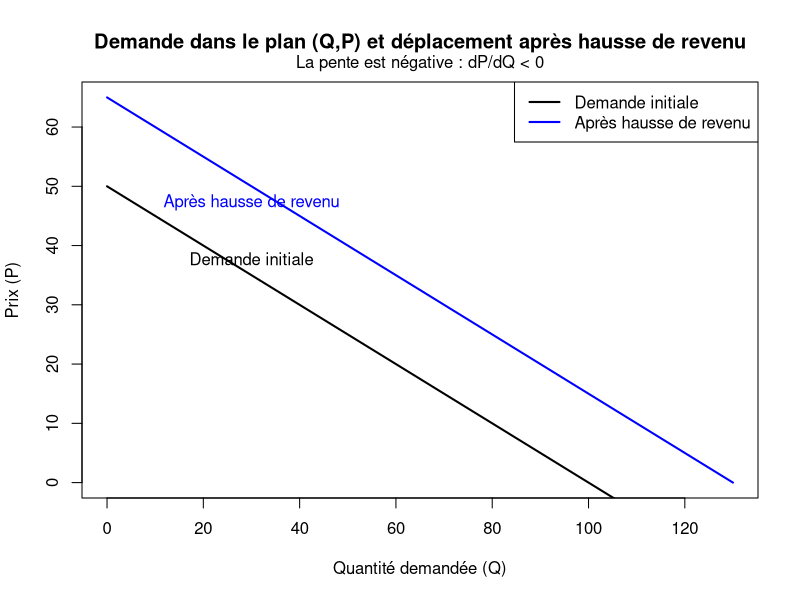
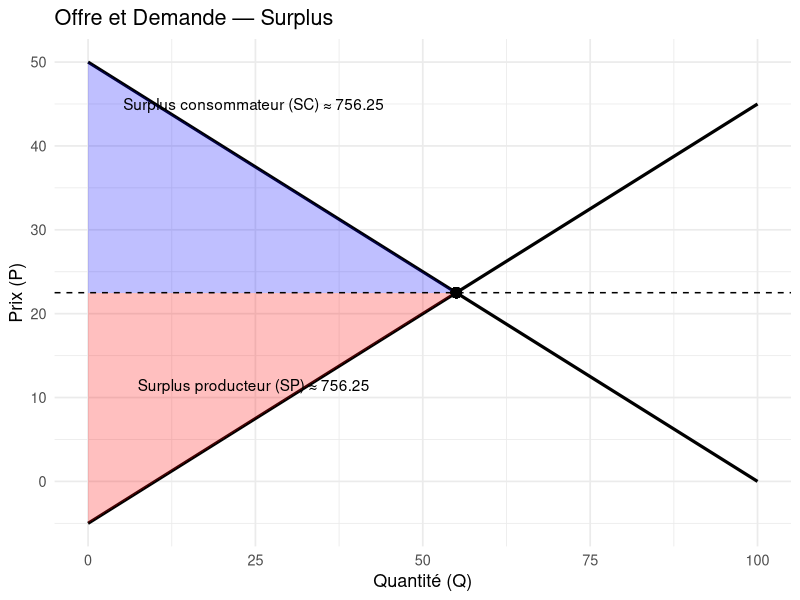
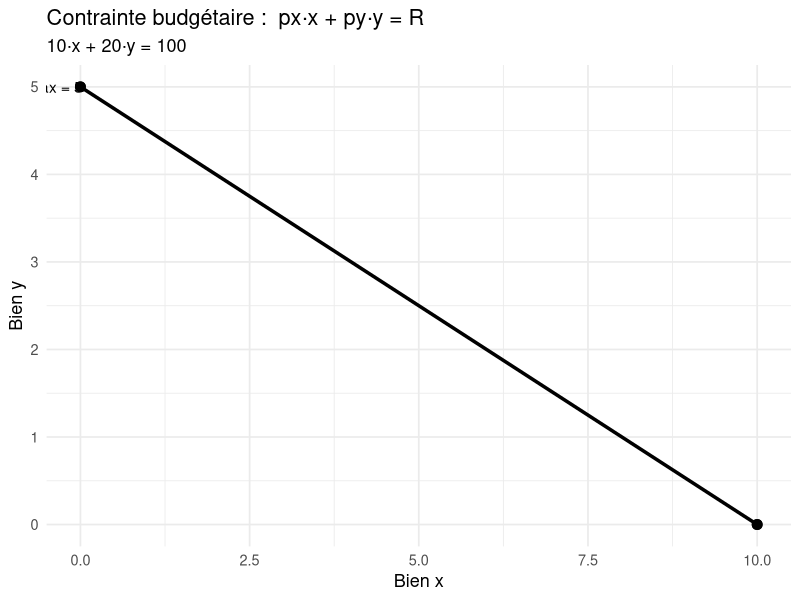
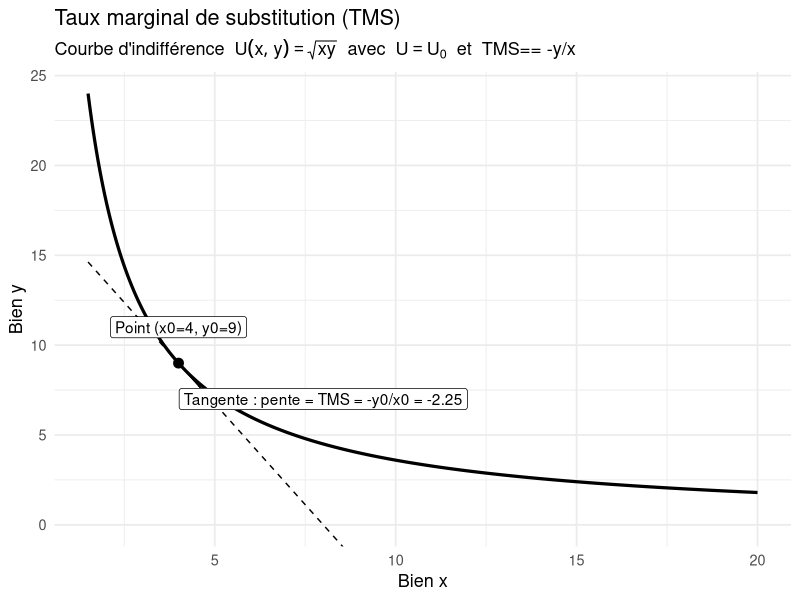

Here is the R script that generated these plots, in order:
## ---- chunk 1
# Paramètres
a_initial <- 100
b <- 2
a_income_rise <- 130

# Plage de quantités Q
Q <- seq(0, a_income_rise, by = 1)

# Inversion de la fonction de demande pour P = f(Q)
P_initial <- (a_initial - Q) / b
P_shifted <- (a_income_rise - Q) / b

# Tracé dans le plan (Q,P)
plot(
  Q, P_initial,
  type = "l", lwd = 2,
  xlab = "Quantité demandée (Q)",
  ylab = "Prix (P)",
  main = "Demande dans le plan (Q,P) et déplacement après hausse de revenu",
  ylim = c(0, max(P_initial, P_shifted))
)

lines(Q, P_shifted, col = "blue", lwd = 2)

text(30, (a_initial - 30)/b, "Demande initiale", pos = 3)
text(30, (a_income_rise - 30)/b, "Après hausse de revenu", pos = 1, col = "blue")

# Mention explicite de la pente négative
mtext("La pente est négative : dP/dQ < 0", side = 3, line = 0.5)

legend(
  "topright",
  legend = c("Demande initiale", "Après hausse de revenu"),
  col = c("black", "blue"),
  lwd = 2
)



## ---- chunk 2
#| label: surplus-corrige
#| fig-cap: "Surplus : aire sous la demande au-dessus de P* "
#| warning: false
library(ggplot2)

# Paramètres (linéaires)
a <- 100; b <- 2    # demande : P_d(Q) = (a - Q)/b
c <- 10;  d <- 2    # offre   : P_s(Q) = (Q - c)/d

# Fonctions prix en fonction de la quantité Q
P_d <- function(Q) (a - Q) / b
P_s <- function(Q) (Q - c) / d

# Équilibre initial
P_eq <- (a - c) / (b + d)
Q_eq <- a - b * P_eq

# Grille en Q (suffisamment fine pour l'approx intégrale)
Q_max <- max(Q_eq * 1.5, 100)
Q_all <- seq(0, Q_max, length.out = 2000)
df_all <- data.frame(Q = Q_all,
                     P_dem = P_d(Q_all),
                     P_off = P_s(Q_all))

# Partie utile pour les aires : de 0 à Q_eq
Q_shade <- seq(0, Q_eq, length.out = 1000)
df_shade <- data.frame(Q = Q_shade,
                       P_dem = P_d(Q_shade),
                       P_off = P_s(Q_shade))

# Calcul numérique (trapèze) du surplus consommateur : ∫_0^{Q*} (P_d(Q) - P_eq) dQ
dq <- diff(df_shade$Q)
y_cs <- df_shade$P_dem - P_eq
CS <- sum( (y_cs[-length(y_cs)] + y_cs[-1]) / 2 * dq )

# Surplus producteur : ∫_0^{Q*} (P_eq - P_s(Q)) dQ
y_ps <- P_eq - df_shade$P_off
PS <- sum( (y_ps[-length(y_ps)] + y_ps[-1]) / 2 * dq )

# Tracé
ggplot(df_all, aes(x = Q)) +
  geom_line(aes(y = P_dem), size = 1.1) +
  geom_line(aes(y = P_off), size = 1.1) +
  # Surplus consommateur : zone entre P_eq (ymin) et P_dem (ymax), pour Q∈[0,Q_eq]
  geom_ribbon(data = df_shade, aes(x = Q, ymin = P_eq, ymax = P_dem),
              fill = "blue", alpha = 0.25) +
  # Surplus producteur : zone entre P_off (ymin) et P_eq (ymax), pour Q∈[0,Q_eq]
  geom_ribbon(data = df_shade, aes(x = Q, ymin = P_off, ymax = P_eq),
              fill = "red", alpha = 0.25) +
  geom_hline(yintercept = P_eq, linetype = "dashed") +
  geom_point(aes(x = Q_eq, y = P_eq), size = 3) +
  annotate("text", x = Q_eq * 0.45, y = max(df_all$P_dem) * 0.9,
           label = paste0("Surplus consommateur (SC) ≈ ", round(CS, 2))) +
  annotate("text", x = Q_eq * 0.45, y = min(df_all$P_off) + (P_eq - min(df_all$P_off)) * 0.6,
           label = paste0("Surplus producteur (SP) ≈ ", round(PS, 2))) +
  labs(title = "Offre et Demande — Surplus",
       x = "Quantité (Q)", y = "Prix (P)") +
  coord_cartesian(xlim = c(0, Q_max),
                  ylim = c(min(df_all$P_off, na.rm = TRUE), max(df_all$P_dem, na.rm = TRUE))) +
  theme_minimal(base_size = 13)



## ---- chunk 3
#| label: contrainte-budget
#| fig-cap: "Contrainte budgétaire dans le plan (x,y)"
#| warning: false

library(ggplot2)

# Paramètres
R  <- 100   # revenu
px <- 10
py <- 20

# Intersections
x_max <- R / px
y_max <- R / py

# Points pour tracer la droite budgétaire
df_bc <- data.frame(
  x = c(0, x_max),
  y = c(y_max, 0)
)

ggplot(df_bc, aes(x = x, y = y)) +
  geom_line(linewidth = 1.2) +
  geom_point(aes(x = 0, y = y_max), size = 3) +
  geom_point(aes(x = x_max, y = 0), size = 3) +
  annotate("text", x = x_max, y = -0.5,
           label = paste0("x_max = ", x_max)) +
  annotate("text", x = -0.5, y = y_max,
           label = paste0("y_max = ", y_max)) +
  labs(
    title = "Contrainte budgétaire :  px·x + py·y = R",
    subtitle = paste0(px, "·x + ", py, "·y = ", R),
    x = "Bien x",
    y = "Bien y"
  ) +
  coord_cartesian(xlim = c(0, x_max), ylim = c(0, y_max)) +
  theme_minimal(base_size = 13)

## ---- chunk 4
#| label: tms-plot
#| fig-cap: "TMS = pente de la tangente à la courbe d'indifférence"
#| warning: false
library(ggplot2)

# Fonction d'utilité Cobb-Douglas U(x,y)=sqrt(xy)
U  <- function(x, y) sqrt(x*y)

# Niveau d'utilité de la courbe (modifiable)
U0 <- 6   # alors xy = U0^2 = 36  => y = 36/x

# Point illustratif sur la courbe (modifiable, doit vérifier x0*y0=36)
x0 <- 4
y0 <- (U0^2)/x0  # 9

# TMS au point (x0,y0) : -MUx/MUy = -y/x
TMS <- - y0/x0   # -2.25

# Données pour la courbe d'indifférence U=U0  (hyperbole y=36/x)
xs  <- seq(1.5, 20, length.out = 400)
ys  <- (U0^2) / xs
indif <- data.frame(x = xs, y = ys)

# Droite tangente en (x0,y0): y = y0 + TMS*(x - x0)
xt  <- seq(1.5, 20, length.out = 200)
yt  <- y0 + TMS * (xt - x0)
tangent <- data.frame(x = xt, y = yt)

# Petite flèche montrant la pente (TMS)
# On prend un court segment autour de x0
seg_dx <- 1
seg <- data.frame(
  x  = c(x0, x0 + seg_dx),
  y  = c(y0, y0 + TMS*seg_dx)
)

ggplot() +
  # Courbe d'indifférence
  geom_line(data = indif, aes(x, y), linewidth = 1.1) +
  # Tangente au point choisi
  geom_line(data = tangent, aes(x, y), linetype = "dashed") +
  # Point (x0,y0)
  geom_point(aes(x0, y0), size = 3) +
  # Segment/flèche pour la pente (TMS)
  geom_segment(data = seg, aes(x = x[1], y = y[1], xend = x[2], yend = y[2]),
               arrow = arrow(length = unit(6, "pt"))) +
  # Annotations
  annotate("label", x = x0, y = y0 + 2,
           label = paste0("Point (x0=", x0, ", y0=", round(y0,2), ")")) +
  annotate("label", x = x0 + 4, y = y0 - 2,
           label = paste0("Tangente : pente = TMS = -y0/x0 = ", round(TMS, 2))) +
  labs(x = "Bien x", y = "Bien y",
       title = "Taux marginal de substitution (TMS)",
       subtitle = expression(paste("Courbe d'indifférence  ", U(x,y)==sqrt(xy),
                                   "  avec  ", U==U[0], "  et  TMS== -y/x"))) +
  coord_cartesian(ylim = c(0, max(ys, yt, na.rm = TRUE))) +
  theme_minimal(base_size = 13)
